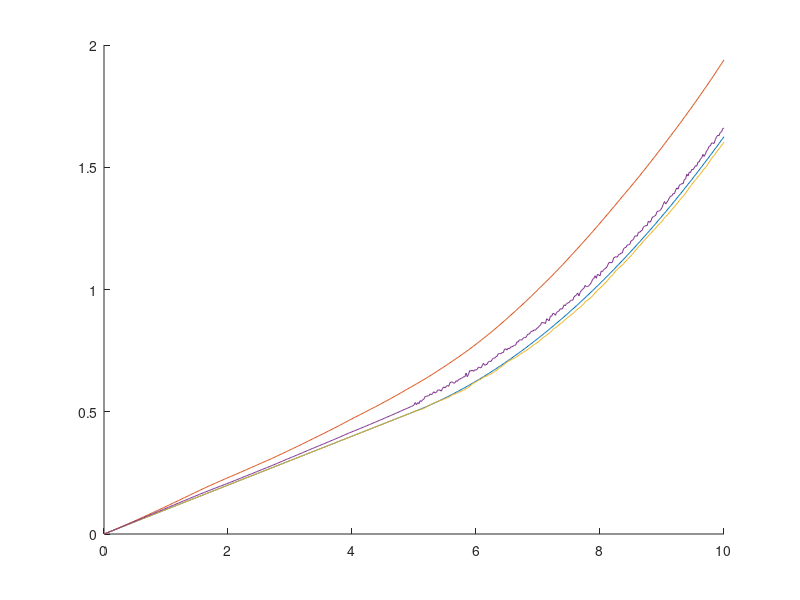
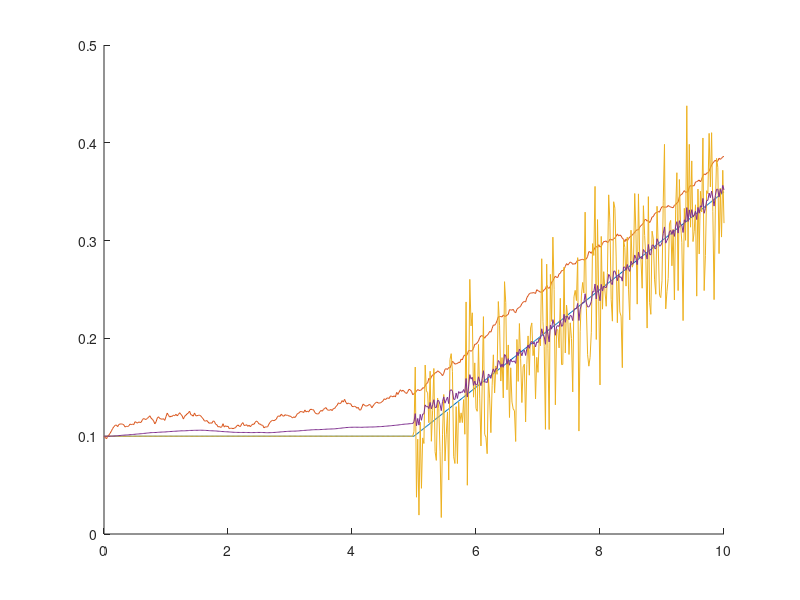
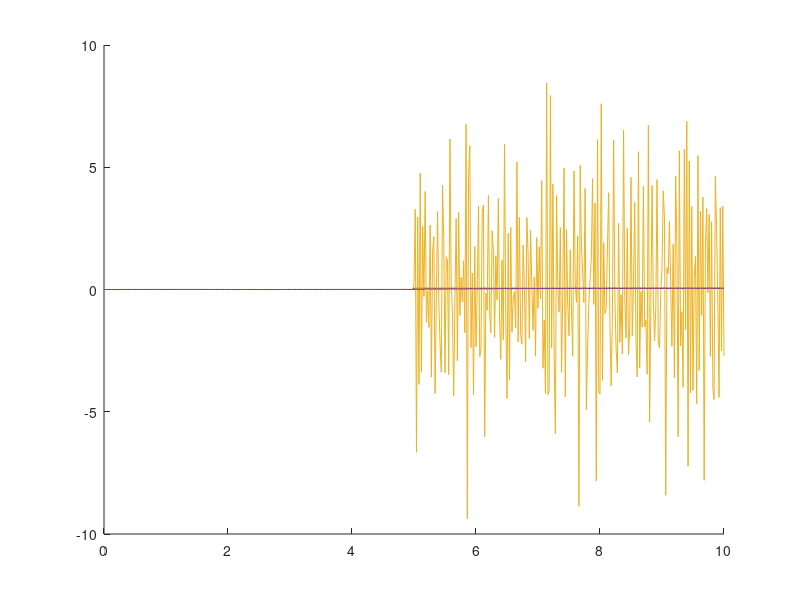

Source code (MATLAB) for these figures, in order:
VRW = .049; %fps/sqrt(hr)
TOB = .2*9.8*10^-6; %mg
ERW = 1/1048576;
sampleRate = 50;
% state, pos, vel, accel
gTruth = zeros(sampleRate*10,3);
gTruth(1,:) = [0,.1,0];
imu = gTruth;
encoder = gTruth;
vodo = gTruth;
% state transition
A = [1,1/sampleRate,.5/sampleRate^2;
    0,1,1/sampleRate;
    0,0,1];
R = eye(3);
whiteNoiseVRW = randn(1,10*sampleRate);
tih = 1/360;
vrw = whiteNoiseVRW.*sqrt(VRW*(1/(360*sampleRate)));
whiteNoiseTOB = randn(1);
tob = whiteNoiseTOB * TOB;
imu(1,3) = tob;
whiteNoiseERW = randn(1,10*sampleRate);
erw = whiteNoiseERW .* ERW;
erw(5*sampleRate:end) = erw(5*sampleRate:end).*1000;
for i = 1:10*sampleRate
    gTruth(i+1,:) = A*gTruth(i,:)';
    imu(i+1,:) = A*imu(i,:)';
    imu(i+1,2) = imu(i+1,2) + vrw(i);
    encoder(i+1,:) = A*encoder(i,:)';
    encoder(i+1,1) = encoder(i+1,1) + erw(i);
    if i == 5*sampleRate
        gTruth(i+1,3) = .05;
        imu(i+1,3) = .05+tob;
        encoder(i+1,3) = .05;
    end
end

dencoder = diff(encoder(:,1)).*sampleRate;
dencoder2 = ones(501,1).*.1;
dencoder2(2:end) = dencoder;
dencoder = dencoder2;
encoder(:,2) = dencoder(:,1);
ddencoder = diff(dencoder(:,1)).*sampleRate;
dencoder2 = zeros(501,1);
dencoder2(2:end) = ddencoder;
encoder(:,3) = dencoder2;
x = zeros(10*sampleRate,3);
x = [0,.1,0];
Rimu = [.3 0 0; 0 .1 0; 0 0 .05];
Rencoder = [.05 0 0; 0 .4 0; 0 0 .7];
Q = .0001;
H = eye(3);
P = zeros(3,3);
for i = 1:10*sampleRate
    xapriori = A*x(i,:)';
    Papriori = A*P*A' + Q;
    K = Papriori*H'/(H*Papriori*H'+Rimu);
    x(i+1,:) = (xapriori+K*(imu(i+1,:)'-H*xapriori));
    P = Papriori-K*H*Papriori;
    K = P*H'*inv(H*P*H'+Rencoder);
    x(i+1,:) = x(i+1,:)+(K*(encoder(i+1,:)'-H*xapriori))';
    P = P-K*H*P;
end
hold on
plot(0:1/sampleRate:10,gTruth(:,1))
plot(0:1/sampleRate:10,imu(:,1))
plot(0:1/sampleRate:10,encoder(:,1))
plot(0:1/sampleRate:10,x(:,1))
 figure()
 hold on
plot(0:1/sampleRate:10,gTruth(:,2))
plot(0:1/sampleRate:10,imu(:,2))
plot(0:1/sampleRate:10,dencoder(:,1))
plot(0:1/sampleRate:10,x(:,2))
figure()
hold on
plot(0:1/sampleRate:10,gTruth(:,3))
plot(0:1/sampleRate:10,imu(:,3))
plot(0:1/sampleRate:10,encoder(:,3))
plot(0:1/sampleRate:10,x(:,3))